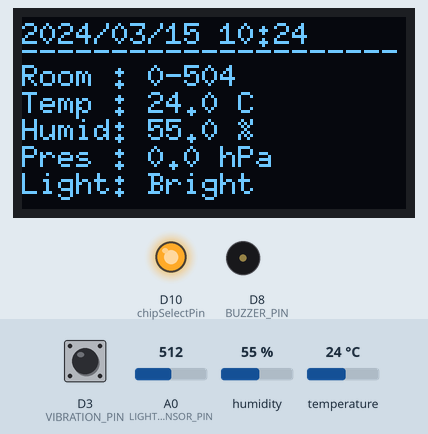
Simulated run of this sketch. Board: Arduino Uno R4 WiFi. Parts: 128×64 one-colour display, output pins drawn as LEDs (lit = HIGH), buzzer (waves = sounding, pin HIGH). Inputs (shaded band) come from the test bench; at power-on: D3 (VIBRATION_PIN) HIGH, A0 (LIGHT_SENSOR_PIN) = 512, humidity 55 %, temperature 24 °C. WiFi joins after 1.5 s; servers stay silent unless stated; network time is answered at once with the bench clock; the local clock reads 2024-03-15 10:24:30 at power-on unless the sketch sets it; what the sketch prints to the serial monitor is not drawn.

Above: at 2.8 s.
2.9 s: D3 (VIBRATION_PIN) pulled LOW for 0.15 s
At 4.2 s:
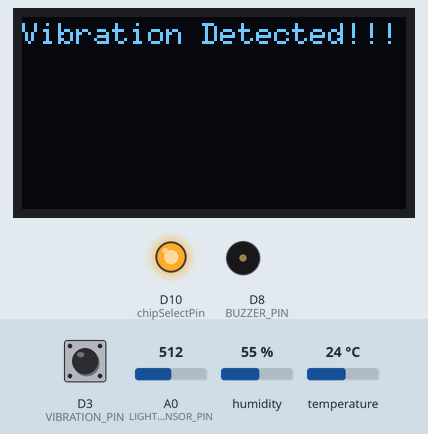
4.5 s: A0 (LIGHT_SENSOR_PIN) set to 0
10.5 s: humidity set to 22 %
At 14.2 s:
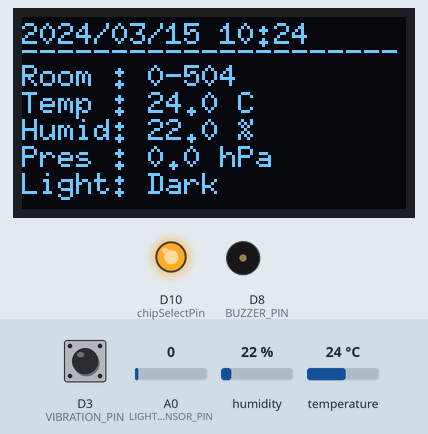
14.9 s: temperature set to 12 °C
At 16.4 s:
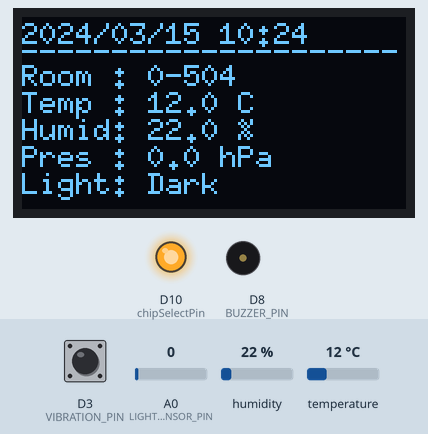
16.9 s: D3 (VIBRATION_PIN) pulled LOW for 1 s
At 17.8 s:
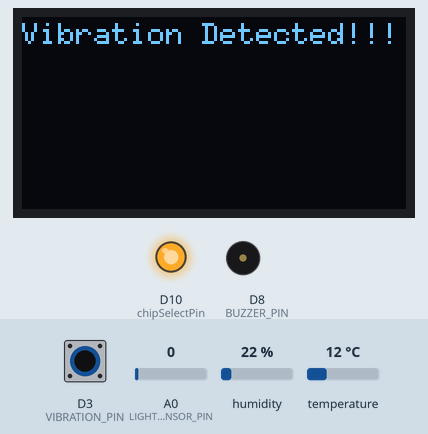
19.4 s: A0 (LIGHT_SENSOR_PIN) set to 18
At 27.8 s:
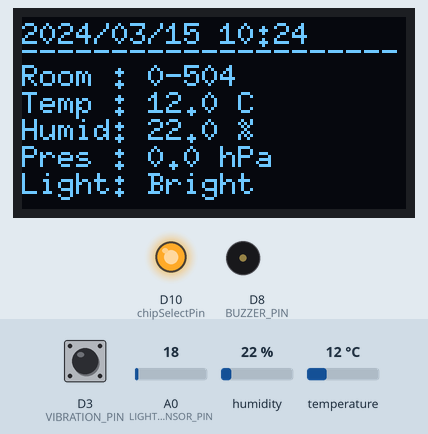
Timing chart, 0 to 28.9 s (numbered marks = the images above; inputs shaded):
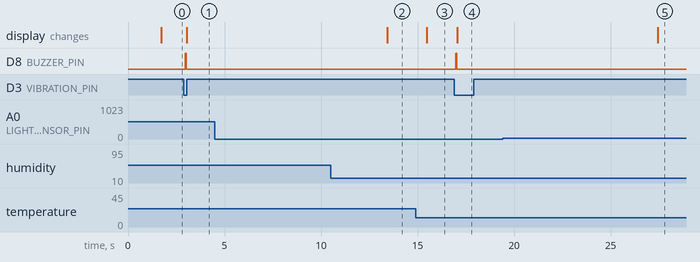

The sketch:

IoT_0_504.ino
```cpp
#include "RTC.h"
#include <WiFiS3.h>
#include <NTPClient.h>
#include <WiFiUdp.h>
#include <ArduinoJson.h>
#include <Wire.h>
#include <DHT.h>
#include <SPI.h>
#include <Arduino.h>
#include <U8g2lib.h>

// --- OLED設定 ---
// I2C接続のSSD1306 128x64 OLEDディスプレイの設定
U8G2_SSD1306_128X64_NONAME_F_HW_I2C u8g2(U8G2_R0, /* reset=*/ U8X8_PIN_NONE);

// --- ピン定義 ---
#define VIBRATION_PIN 3       // 振動センサの入力ピン
#define BUZZER_PIN 8          // ブザーの出力ピン
#define DHTPIN 2              // DHT11温湿度センサのピン
#define DHTTYPE DHT11         // センサの種類をDHT11に指定
#define LIGHT_SENSOR_PIN A0   // 照度センサのアナログ入力ピン

DHT dht(DHTPIN, DHTTYPE);

// --- SPIセンサ（SCP1000等）設定 ---
const int chipSelectPin = 10; // SPIのチップセレクトピン
// 通信設定：1MHz, 最上位ビットから送信, モード3（以前のデバッグ結果に基づきMODE3に設定）
SPISettings scp1000Settings(1000000, MSBFIRST, SPI_MODE3);

// --- ネットワーク・サーバー設定 ---
const char *ssid = "oyama-android";
const char *pass = "oyama.android";
const char server_ip[] = "10.100.56.161";   // データを送信するサーバーIP
IPAddress local_IP(10, 100, 56, 171);       // Arduino自身の固定IP
IPAddress gateway(10, 100, 56, 254);
IPAddress subnet(255, 255, 255, 0);

WiFiUDP ntpUDP;
// NTPサーバーから時刻を取得するための設定（オフセット32400秒＝日本時間+9時間）
NTPClient timeClient(ntpUDP, "10.100.56.161", 32400);
WiFiClient client;

// --- 動作設定 ---
const int light_threshold = 0;          // 照度の判定しきい値
const char *room = "0-504";             // 部屋番号
const int send_time = 3600;             // 定期送信の間隔（秒）
const int vibration_threshold = 0;      // 振動カウントのしきい値
const unsigned long VIBRATION_TIMEOUT = 10000; // 振動検知終了までの待機時間（10秒）
const int vibrationsensor_lowtimeout = 10000;  // センサ異常（LOW張り付き）判定時間

// --- グローバル変数 ---
unsigned long lastUpdate = 0;           // 前回のgetData実行時刻
volatile bool alarm_fired = false;      // RTCタイマー割り込みフラグ
volatile bool vibration_detected = false; // 振動検知フラグ
volatile int vibration_count = 0;       // 振動回数カウント
unsigned long last_vibration_time = 0;
bool is_vibrating = false;              // 振動処理中かどうかの状態
unsigned long low_start_time = 0;       // 振動センサがLOWになり始めた時刻
char buf[64];                           // 日時文字列用バッファ
float t = 0, h = 0, p = 0;              // 温度, 湿度, 気圧の保持用
bool l = false;                         // 明るさ判定（true=明るい）

// --- プロトタイプ宣言 ---
void connectWiFi();
void syncTimeNTP();
void getData();
void wakeUpVibration();
void sendData(bool type);
void printCurrentTime();
void setNextIntervalAlarm(int intervalSeconds);
void alarm_callback();
void handleVibrationEvent();
void handleTimerEvent();
void writeRegister(byte registerAddress, byte value);
long readRegister(byte registerAddress, int numBytes);
void dispOLED_env();
void dispOLED_vib();
void dispOLED_vibsensor_warn();

void setup() {
  Serial.begin(115200);

  pinMode(VIBRATION_PIN, INPUT_PULLUP); // 内部プルアップ有効
  pinMode(BUZZER_PIN, OUTPUT);
  pinMode(chipSelectPin, OUTPUT);
  digitalWrite(chipSelectPin, HIGH);    // CSは通常HIGH（非選択状態）にする

  dht.begin();
  RTC.begin();
  SPI.begin();
  u8g2.begin();
  u8g2.setFont(u8g2_font_ncenB08_tr);

  connectWiFi();
  syncTimeNTP();
  setNextIntervalAlarm(send_time);      // 最初のタイマー送信を設定

  // 振動センサのピンがHIGHからLOWに変わった時に割り込み発生
  attachInterrupt(digitalPinToInterrupt(VIBRATION_PIN), wakeUpVibration, FALLING);

  // 気圧センサ(SCP1000)を測定モードに設定
  writeRegister(0x03, 0x0A);
  delay(100);
}

void loop() {
  // WiFi接続が切れていたら再接続
  if (WiFi.status() != WL_CONNECTED) {
    connectWiFi();
    syncTimeNTP();
  }

  // 1秒ごとにセンサ値の更新と時刻の同期
  if (millis() - lastUpdate > 1000) {
    getData();
    syncTimeNTP();
    lastUpdate = millis();
  }

  // 振動センサの異常監視（長時間LOWのままなら警告表示）
  int pinStatus = digitalRead(VIBRATION_PIN);
  if (pinStatus == LOW) {
    if (low_start_time == 0) low_start_time = millis();
    if (millis() - low_start_time > vibrationsensor_lowtimeout) {
      Serial.println("vibrationsensor_low");
      dispOLED_vibsensor_warn();
    }
  } else {
    low_start_time = 0;
    if (!is_vibrating) dispOLED_env(); // 通常時は環境データをOLEDに表示
  }

  // 割り込みで振動を検知した場合の処理
  if (vibration_detected) {
    handleVibrationEvent();
    vibration_detected = false;
  }

  // RTCアラーム（定時送信）が発生した場合の処理
  if (alarm_fired) {
    handleTimerEvent();
    alarm_fired = false;
    setNextIntervalAlarm(send_time);
  }

  delay(100);
}

// --- OLED表示関連 ---
void dispOLED_env() {
  RTCTime now;
  RTC.getTime(now);
  u8g2.clearBuffer();
  u8g2.setFont(u8g2_font_6x10_tr);
  // 現在時刻、温度、湿度、気圧、照度を表示
  char timestr[20];
  sprintf(timestr, "%04d/%02d/%02d %02d:%02d",
          now.getYear(), (int)now.getMonth() + 1, now.getDayOfMonth(),
          now.getHour(), now.getMinutes());
  u8g2.setCursor(0, 9); u8g2.print(timestr);
  u8g2.setCursor(0, 15); u8g2.print("---------------------");
  u8g2.setCursor(0, 23); u8g2.print("Room : "); u8g2.print(room);
  u8g2.setCursor(0, 32); u8g2.print("Temp : "); u8g2.print(t, 1); u8g2.print(" C");
  u8g2.setCursor(0, 41); u8g2.print("Humid: "); u8g2.print(h, 1); u8g2.print(" %");
  u8g2.setCursor(0, 50); u8g2.print("Pres : "); u8g2.print(p, 1); u8g2.print(" hPa");
  u8g2.setCursor(0, 59); u8g2.print("Light: "); u8g2.print(l ? "Bright":"Dark");
  u8g2.sendBuffer();
}

void dispOLED_vib() {
  u8g2.clearBuffer();
  u8g2.setCursor(0, 9);
  u8g2.print("Vibration Detected!!!");
  u8g2.sendBuffer();
}

void dispOLED_vibsensor_warn() {
  u8g2.clearBuffer();
  u8g2.setCursor(0, 9);
  u8g2.print("Warning : Vib LOW!");
  u8g2.sendBuffer();
}

// --- データ取得 ---
void getData() {
  h = dht.readHumidity();
  t = dht.readTemperature();

  // 気圧データ読み取り
  unsigned long msb = readRegister(0x1F, 1); // 0x1F: DATARD8 (最上位)
  unsigned long lsb = readRegister(0x20, 2); // 0x20: DATARD16 (下位)

  // デバッグ用：MSB/LSBが共に0の場合、通信経路（はんだ付けやCSピン）に問題あり
  Serial.print("MSB: "); Serial.print(msb, HEX);
  Serial.print(" LSB: "); Serial.println(lsb, HEX);

  // SCP1000の計算式: 20bitデータを4で割ってPaにし、さらに100で割ってhPaにする
  unsigned long pressureRaw = ((msb & 0x07) << 16) | lsb;
  p = (pressureRaw / 4.0) / 100.0;

  // 照度センサの判定
  l = (analogRead(LIGHT_SENSOR_PIN) > light_threshold) ? true : false;
}

// --- ネットワーク関連 ---
void connectWiFi() {
  if (WiFi.status() == WL_CONNECTED) return;
  WiFi.config(local_IP, gateway, subnet);
  WiFi.begin(ssid, pass);
  int timeout = 0;
  while (WiFi.status() != WL_CONNECTED && timeout < 20) {
    delay(1000);
    timeout++;
  }
}

void syncTimeNTP() {
  if (WiFi.status() != WL_CONNECTED) return;
  timeClient.begin();
  if (timeClient.update()) {
    RTCTime currentTime(timeClient.getEpochTime());
    RTC.setTime(currentTime);
  }
  Serial.println("NTP Time Synchronized");
}

// JSONデータをHTTP POSTで送信
void sendData(bool type) {
  if (WiFi.status() != WL_CONNECTED) return;

  if (client.connect(server_ip, 80)) {
    StaticJsonDocument<200> doc;
    doc["type"] = "Arduino";
    doc["datetime"] = buf;
    doc["room"] = room;
    if (type) { // 定時環境データ
      doc["temp"] = t;
      doc["humid"] = h;
      doc["press"] = p;
      doc["light"] = l;
    } else {    // 振動検知データ
      doc["quake"] = (int)vibration_count;
    }

    String jsonString;
    serializeJson(doc, jsonString);

    client.println("POST /api/api_main.php HTTP/1.1");
    client.print("Host: "); client.println(server_ip);
    client.println("Content-Type: application/json");
    client.print("Content-Length: "); client.println(jsonString.length());
    client.println("Connection: close");
    client.println();
    client.print(jsonString);

    delay(100);
    client.stop();
    Serial.println(jsonString);
  }
}

// --- RTCアラーム設定 ---
void setNextIntervalAlarm(int intervalSeconds) {
  RTCTime now;
  RTC.getTime(now);
  // 次の送信タイミング（例：1時間ごと）を計算
  unsigned long nextEpoch = ((now.getUnixTime() / intervalSeconds) + 1) * intervalSeconds;
  RTCTime alarmTime(nextEpoch);
  AlarmMatch match;
  match.addMatchDay(); match.addMatchHour(); match.addMatchMinute(); match.addMatchSecond();
  RTC.setAlarmCallback(alarm_callback, alarmTime, match);
}

void alarm_callback() { alarm_fired = true; }

// --- SPIレジスタ操作 ---
void writeRegister(byte registerAddress, byte value) {
  // アドレスの2ビット左シフトと、書き込み指示ビット(0x02)をセット
  byte address = (registerAddress << 2) | 0x02;
  SPI.beginTransaction(scp1000Settings);
  digitalWrite(chipSelectPin, LOW);
  SPI.transfer(address);
  SPI.transfer(value);
  digitalWrite(chipSelectPin, HIGH);
  SPI.endTransaction();
}

long readRegister(byte registerAddress, int numBytes) {
  // 読み出し時は最下位2ビットを0にする
  byte address = registerAddress << 2;
  long result = 0;
  SPI.beginTransaction(scp1000Settings);
  digitalWrite(chipSelectPin, LOW);
  SPI.transfer(address);
  // 指定されたバイト数分データを読み出す
  for (int i = 0; i < numBytes; i++) {
    result = (result << 8) | SPI.transfer(0x00);
  }
  digitalWrite(chipSelectPin, HIGH);
  SPI.endTransaction();
  return result;
}

// --- イベントハンドラ ---
void wakeUpVibration() { vibration_detected = true; }

void handleVibrationEvent() {
  is_vibrating = true;
  vibration_count = 0;
  RTCTime startTime;
  RTC.getTime(startTime);
  last_vibration_time = millis();
  bool last_pin_state = HIGH;

  // 10秒間振動をカウントするループ
  while (millis() - last_vibration_time <= VIBRATION_TIMEOUT) {
    bool current_pin_state = digitalRead(VIBRATION_PIN);
    if (current_pin_state == LOW && last_pin_state == HIGH) {
      vibration_count++;
      last_vibration_time = millis();
      digitalWrite(BUZZER_PIN, HIGH);
      delay(50);
      digitalWrite(BUZZER_PIN, LOW);
    }
    last_pin_state = current_pin_state;
    // ループ中に定時タイマーが来ても対応できるようにする
    if (alarm_fired) {
      handleTimerEvent();
      alarm_fired = false;
      setNextIntervalAlarm(send_time);
    }
    dispOLED_vib();
    delay(1);
  }

  if (vibration_count > vibration_threshold) {
    sprintf(buf, "%04d-%02d-%02d %02d:%02d:%02d",
            startTime.getYear(), (int)startTime.getMonth() + 1, startTime.getDayOfMonth(),
            startTime.getHour(), startTime.getMinutes(), startTime.getSeconds());
    sendData(false);
  }
  is_vibrating = false;
}

void handleTimerEvent() {
  printCurrentTime();
  sendData(true);
}

void printCurrentTime() {
  RTCTime now;
  RTC.getTime(now);
  sprintf(buf, "%04d-%02d-%02d %02d:%02d:%02d",
          now.getYear(), (int)now.getMonth() + 1, now.getDayOfMonth(),
          now.getHour(), now.getMinutes(), now.getSeconds());
}
```

Measured:
- after the input at 2.9 s, D8 (BUZZER_PIN): LOW → HIGH after 0.06 s, → LOW 0.05 s later; the display: changes after 0.13 s (image 1)
- after the input at 4.5 s, every drawn part: stays the same
- after the input at 10.5 s, the display: changes after 2.9 s (image 2)
- after the input at 14.9 s, the display: changes after 0.57 s (image 3)
- after the input at 16.9 s, D8 (BUZZER_PIN): LOW → HIGH after 0.07 s, → LOW 0.05 s later; the display: changes after 0.14 s (image 4)
- after the input at 19.4 s, the display: changes after 8.0 s (image 5)
